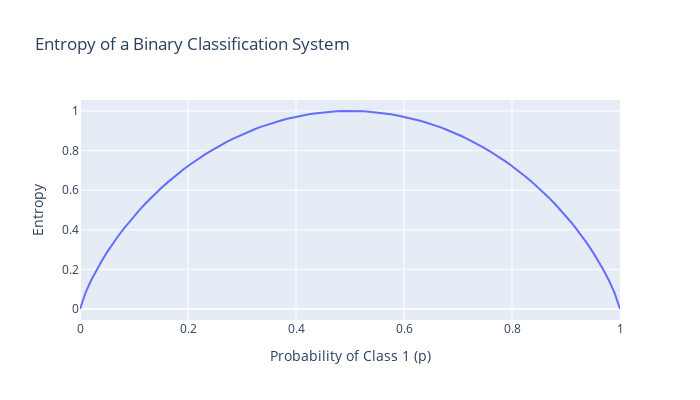

Notebook source saved alongside this figure:
### Code cell
import numpy as np
import plotly.graph_objs as go

def calculate_entropy(p):
    if p == 0 or p == 1:  # To handle the log(0) case
        return 0
    return -p * np.log2(p) - (1 - p) * np.log2(1 - p)

# Creating the Entropy Plot
def plot_entropy():
    p_values = np.linspace(0, 1, 100)
    entropy_values = [calculate_entropy(p) for p in p_values]

    fig = go.Figure(data=go.Scatter(x=p_values, y=entropy_values, mode='lines', name='Entropy'))
    fig.update_layout(title='Entropy of a Binary Classification System',
                      xaxis_title='Probability of Class 1 (p)',
                      yaxis_title='Entropy',
                      height=400, width=700)
    fig.show()

plot_entropy()
